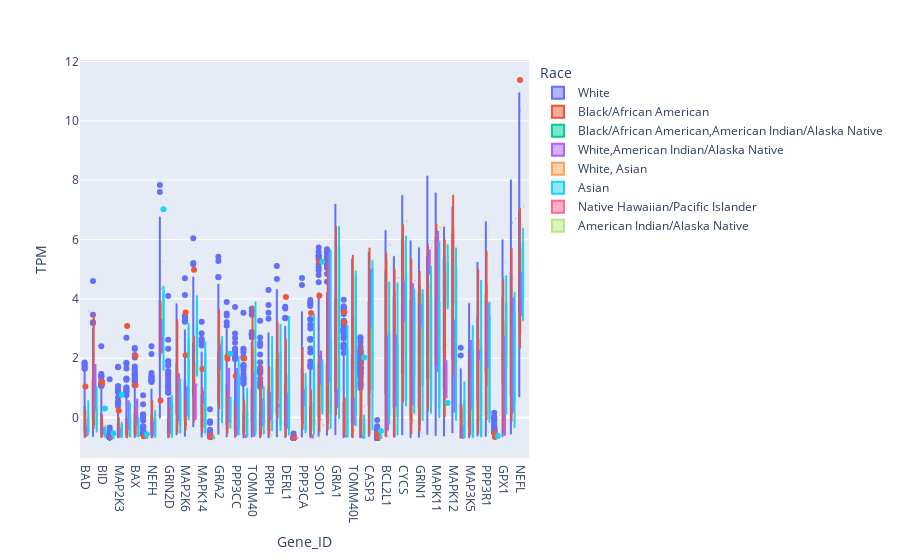

Source (notebook cell):
### Markdown cell above
## Plotly

### Code cell
fig = px.box(df_selected_melt, x="Gene_ID",y="TPM",color="Race")
fig.show()

### Figure 1 — Plotly figure (JSON) as saved in the notebook; plotly's stock layout.template omitted (floating-point values rounded to 4 significant figures; data arrays with more than 128 entries replaced by an {"elided": "..."} marker saying what was removed)
{"data": [{"alignmentgroup": "True", "hovertemplate": "Race=White<br>Gene_ID=%{x}<br>TPM=%{y}<extra></extra>", "legendgroup": "White", "marker": {"color": "#636efa"}, "name": "White", "notched": false, "offsetgroup": "White", "orientation": "v", "showlegend": true, "type": "box", "x": {"elided": "13992 str values"}, "x0": " ", "xaxis": "x", "y": {"elided": "13992 float values"}, "y0": " ", "yaxis": "y"}, {"alignmentgroup": "True", "hovertemplate": "Race=Black/African American<br>Gene_ID=%{x}<br>TPM=%{y}<extra></extra>", "legendgroup": "Black/African American", "marker": {"color": "#EF553B"}, "name": "Black/African American", "notched": false, "offsetgroup": "Black/African American", "orientation": "v", "showlegend": true, "type": "box", "x": {"elided": "689 str values"}, "x0": " ", "xaxis": "x", "y": {"elided": "689 float values"}, "y0": " ", "yaxis": "y"}, {"alignmentgroup": "True", "hovertemplate": "Race=Black/African American,American Indian/Alaska Native<br>Gene_ID=%{x}<br>TPM=%{y}<extra></extra>", "legendgroup": "Black/African American,American Indian/Alaska Native", "marker": {"color": "#00cc96"}, "name": "Black/African American,American Indian/Alaska Native", "notched": false, "offsetgroup": "Black/African American,American Indian/Alaska Native", "orientation": "v", "showlegend": true, "type": "box", "x": ["BAD", "ALS2", "BID", "TNFRSF1B", "MAP2K3", "TNFRSF1A", "BAX", "NOS1", "NEFH", "NEFM", "GRIN2D", "PPP3CB", "MAP2K6", "SLC1A2", "MAPK14", "PRPH2", "GRIA2", "APAF1", "PPP3CC", "CAT", "TOMM40", "CASP9", "PRPH", "RAC1", "DERL1", "CASP1", "PPP3CA", "TP53", "SOD1", "RAB5A", "GRIA1", "MAPK13", "TOMM40L", "GRIN2C", "CASP3", "CHP2", "BCL2L1", "BCL2", "CYCS", "CCS", "GRIN1", "GRIN2A", "MAPK11", "CHP1", "MAPK12", "PPP3R2", "MAP3K5", "DAXX", "PPP3R1", "TNF", "GPX1", "GRIN2B", "NEFL"], "x0": " ", "xaxis": "x", "y": [-0.5878, -0.05661, -0.2462, -0.6877, -0.4144, -0.315, -0.6263, -0.6697, -0.5381, 4.329, -0.4322, 1.581, 0.8352, 1.454, -0.09216, -0.6862, -0.05769, 1.175, -0.2643, -0.4347, 0.06392, 0.7139, -0.6298, 1.162, 1.363, -0.6931, 2.325, -0.4316, -0.462, 0.1044, 0.4324, -0.4008, 0.4902, -0.6348, 2.334, -0.6931, 0.8632, 1.967, 4.541, -0.00196, -0.2205, 5.84, 6.325, 5.363, 5.085, -0.6152, -0.4654, 3.447, 0.157, -0.6931, 4.738, 6.565, 10.35], "y0": " ", "yaxis": "y"}, {"alignmentgroup": "True", "hovertemplate": "Race=White,American Indian/Alaska Native<br>Gene_ID=%{x}<br>TPM=%{y}<extra></extra>", "legendgroup": "White,American Indian/Alaska Native", "marker": {"color": "#ab63fa"}, "name": "White,American Indian/Alaska Native", "notched": false, "offsetgroup": "White,American Indian/Alaska Native", "orientation": "v", "showlegend": true, "type": "box", "x": ["BAD", "ALS2", "BID", "TNFRSF1B", "MAP2K3", "TNFRSF1A", "BAX", "NOS1", "NEFH", "NEFM", "GRIN2D", "PPP3CB", "MAP2K6", "SLC1A2", "MAPK14", "PRPH2", "GRIA2", "APAF1", "PPP3CC", "CAT", "TOMM40", "CASP9", "PRPH", "RAC1", "DERL1", "CASP1", "PPP3CA", "TP53", "SOD1", "RAB5A", "GRIA1", "MAPK13", "TOMM40L", "GRIN2C", "CASP3", "CHP2", "BCL2L1", "BCL2", "CYCS", "CCS", "GRIN1", "GRIN2A", "MAPK11", "CHP1", "MAPK12", "PPP3R2", "MAP3K5", "DAXX", "PPP3R1", "TNF", "GPX1", "GRIN2B", "NEFL", "BAD", "ALS2", "BID", "TNFRSF1B", "MAP2K3", "TNFRSF1A", "BAX", "NOS1", "NEFH", "NEFM", "GRIN2D", "PPP3CB", "MAP2K6", "SLC1A2", "MAPK14", "PRPH2", "GRIA2", "APAF1", "PPP3CC", "CAT", "TOMM40", "CASP9", "PRPH", "RAC1", "DERL1", "CASP1", "PPP3CA", "TP53", "SOD1", "RAB5A", "GRIA1", "MAPK13", "TOMM40L", "GRIN2C", "CASP3", "CHP2", "BCL2L1", "BCL2", "CYCS", "CCS", "GRIN1", "GRIN2A", "MAPK11", "CHP1", "MAPK12", "PPP3R2", "MAP3K5", "DAXX", "PPP3R1", "TNF", "GPX1", "GRIN2B", "NEFL"], "x0": " ", "xaxis": "x", "y": [-0.3351, 1.768, -0.5337, -0.6931, -0.3772, -0.4064, -0.2665, -0.6835, -0.5775, 2.202, 0.66, -0.08074, 1.01, -0.04215, 0.8696, -0.6931, 1.64, 1.641, -0.5605, -0.6585, -0.6129, 0.6044, 0.8193, 0.3777, 0.7995, -0.6931, 0.4218, -0.6062, 1.143, 1.236, 0.3545, -0.6293, 0.6317, -0.6612, 3.087, -0.6931, -0.4065, 0.3965, 4.564, 0.4476, 3.782, 5.637, 6.25, 1.899, 0.2017, -0.6804, 2.581, 2.229, 1.701, -0.6931, 2.726, 4.011, 4.864, -0.5963, 0.2333, -0.3487, -0.6894, -0.6272, 0.5451, 0.6018, -0.68, -0.1644, 3.291, -0.495, 1.448, 0.117, 1.116, 0.4799, -0.6627, 2.439, -0.1337, 1.638, -0.5968, 1.5, -0.2609, -0.05445, 0.426, -0.3436, -0.6924, 0.9172, -0.6735, 2.23, 5.539, 0.9399, -0.6053, -0.2208, -0.6268, 4.962, -0.6931, 2.726, 2.755, 3.255, 4.488, 3.093, 4.854, 1.579, 0.6856, 3.271, -0.2935, 0.3253, 1.968, 3.835, -0.6931, -0.5789, 0.2104, 3.464], "y0": " ", "yaxis": "y"}, {"alignmentgroup": "True", "hovertemplate": "Race=White, Asian<br>Gene_ID=%{x}<br>TPM=%{y}<extra></extra>", "legendgroup": "White, Asian", "marker": {"color": "#FFA15A"}, "name": "White, Asian", "notched": false, "offsetgroup": "White, Asian", "orientation": "v", "showlegend": true, "type": "box", "x": ["BAD", "ALS2", "BID", "TNFRSF1B", "MAP2K3", "TNFRSF1A", "BAX", "NOS1", "NEFH", "NEFM", "GRIN2D", "PPP3CB", "MAP2K6", "SLC1A2", "MAPK14", "PRPH2", "GRIA2", "APAF1", "PPP3CC", "CAT", "TOMM40", "CASP9", "PRPH", "RAC1", "DERL1", "CASP1", "PPP3CA", "TP53", "SOD1", "RAB5A", "GRIA1", "MAPK13", "TOMM40L", "GRIN2C", "CASP3", "CHP2", "BCL2L1", "BCL2", "CYCS", "CCS", "GRIN1", "GRIN2A", "MAPK11", "CHP1", "MAPK12", "PPP3R2", "MAP3K5", "DAXX", "PPP3R1", "TNF", "GPX1", "GRIN2B", "NEFL"], "x0": " ", "xaxis": "x", "y": [-0.5092, -0.164, -0.5548, -0.6921, 0.4306, -0.2768, -0.3438, 0.2496, 0.3741, 5.26, -0.5909, 2.712, 1.587, 1.613, -0.4632, -0.6926, 0.3975, 0.7354, -0.25, -0.5764, 0.02789, -0.0583, -0.6109, 0.1967, 0.1694, -0.6672, 1.248, 0.5165, -0.05604, -0.06795, -0.1434, -0.06334, -0.444, -0.346, 0.3884, -0.6931, -0.6452, 0.6515, 4.261, -0.1066, -0.5296, 5.98, 2.475, 2.458, 0.9315, -0.5061, 2.778, 2.401, -0.5049, -0.6931, 5.227, 4.679, 4.435], "y0": " ", "yaxis": "y"}, {"alignmentgroup": "True", "hovertemplate": "Race=Asian<br>Gene_ID=%{x}<br>TPM=%{y}<extra></extra>", "legendgroup": "Asian", "marker": {"color": "#19d3f3"}, "name": "Asian", "notched": false, "offsetgroup": "Asian", "orientation": "v", "showlegend": true, "type": "box", "x": {"elided": "371 str values"}, "x0": " ", "xaxis": "x", "y": {"elided": "371 float values"}, "y0": " ", "yaxis": "y"}, {"alignmentgroup": "True", "hovertemplate": "Race=Native Hawaiian/Pacific Islander<br>Gene_ID=%{x}<br>TPM=%{y}<extra></extra>", "legendgroup": "Native Hawaiian/Pacific Islander", "marker": {"color": "#FF6692"}, "name": "Native Hawaiian/Pacific Islander", "notched": false, "offsetgroup": "Native Hawaiian/Pacific Islander", "orientation": "v", "showlegend": true, "type": "box", "x": ["BAD", "ALS2", "BID", "TNFRSF1B", "MAP2K3", "TNFRSF1A", "BAX", "NOS1", "NEFH", "NEFM", "GRIN2D", "PPP3CB", "MAP2K6", "SLC1A2", "MAPK14", "PRPH2", "GRIA2", "APAF1", "PPP3CC", "CAT", "TOMM40", "CASP9", "PRPH", "RAC1", "DERL1", "CASP1", "PPP3CA", "TP53", "SOD1", "RAB5A", "GRIA1", "MAPK13", "TOMM40L", "GRIN2C", "CASP3", "CHP2", "BCL2L1", "BCL2", "CYCS", "CCS", "GRIN1", "GRIN2A", "MAPK11", "CHP1", "MAPK12", "PPP3R2", "MAP3K5", "DAXX", "PPP3R1", "TNF", "GPX1", "GRIN2B", "NEFL"], "x0": " ", "xaxis": "x", "y": [3.57, -0.39, -0.2618, -0.6923, -0.4653, -0.01466, -0.6294, -0.6919, -0.4098, 1.69, -0.3842, 1.282, 0.1178, 1.097, -0.5984, -0.6931, -0.2645, -0.1365, -0.0764, -0.6133, -0.4269, -0.476, -0.1492, 1.033, 1.693, -0.6931, 2.693, -0.1415, -0.2512, 2.97, 0.469, 1.969, 2.287, 0.383, 0.7706, -0.6922, 5.827, 4.703, 6.637, 4.603, 0.7002, 5.724, 6.403, 5.394, 4.549, -0.3985, 0.4167, 3.232, 3.329, -0.6931, 0.3116, 6.709, 7.111], "y0": " ", "yaxis": "y"}, {"alignmentgroup": "True", "hovertemplate": "Race=American Indian/Alaska Native<br>Gene_ID=%{x}<br>TPM=%{y}<extra></extra>", "legendgroup": "American Indian/Alaska Native", "marker": {"color": "#B6E880"}, "name": "American Indian/Alaska Native", "notched": false, "offsetgroup": "American Indian/Alaska Native", "orientation": "v", "showlegend": true, "type": "box", "x": ["BAD", "ALS2", "BID", "TNFRSF1B", "MAP2K3", "TNFRSF1A", "BAX", "NOS1", "NEFH", "NEFM", "GRIN2D", "PPP3CB", "MAP2K6", "SLC1A2", "MAPK14", "PRPH2", "GRIA2", "APAF1", "PPP3CC", "CAT", "TOMM40", "CASP9", "PRPH", "RAC1", "DERL1", "CASP1", "PPP3CA", "TP53", "SOD1", "RAB5A", "GRIA1", "MAPK13", "TOMM40L", "GRIN2C", "CASP3", "CHP2", "BCL2L1", "BCL2", "CYCS", "CCS", "GRIN1", "GRIN2A", "MAPK11", "CHP1", "MAPK12", "PPP3R2", "MAP3K5", "DAXX", "PPP3R1", "TNF", "GPX1", "GRIN2B", "NEFL"], "x0": " ", "xaxis": "x", "y": [0.01693, 0.1515, -0.1289, -0.6888, 1.678, -0.6666, -0.4429, -0.6544, -0.4484, 3.728, 0.4136, 0.5716, -0.3407, 1.561, -0.3178, -0.6931, 3.76, -0.04707, -0.5605, -0.07482, 2.276, -0.4891, -0.5001, 1.138, 3.052, -0.6931, -0.5777, -0.09687, -0.2459, 2.075, 4.237, 0.6889, 1.102, -0.2185, -0.08567, -0.6931, 5.479, 5.461, 6.578, 4.725, 1.829, 5.931, 6.338, 2.612, 3.61, -0.6109, 0.6525, -0.5589, 3.994, -0.5792, 3.296, 1.68, 3.028], "y0": " ", "yaxis": "y"}], "layout": {"boxmode": "group", "legend": {"title": {"text": "Race"}, "tracegroupgap": 0}, "margin": {"t": 60}, "xaxis": {"anchor": "y", "domain": [0, 1], "title": {"text": "Gene_ID"}}, "yaxis": {"anchor": "x", "domain": [0, 1], "title": {"text": "TPM"}}}}
